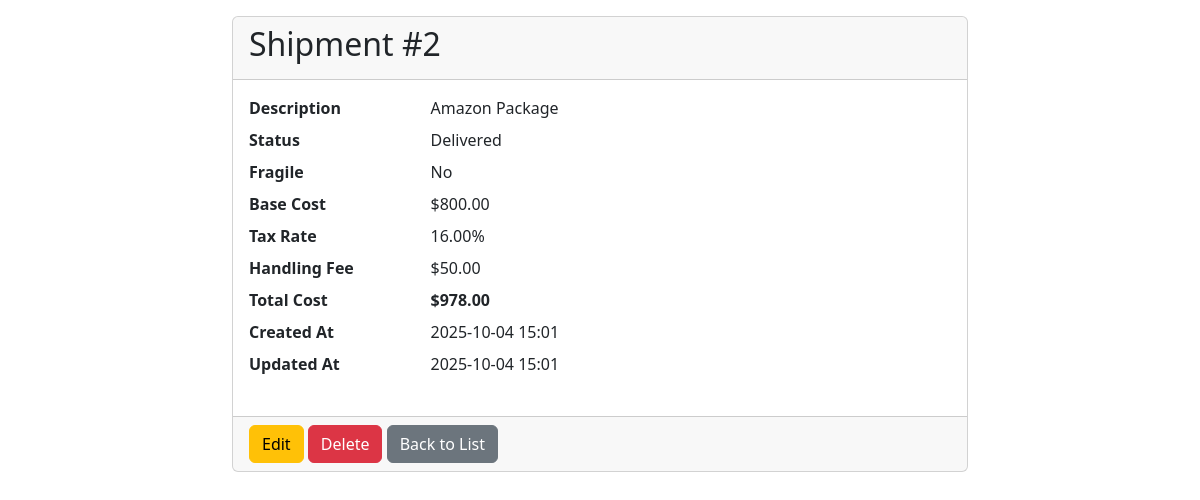
/shipments/2 (signed in), run on an earlier commit of the app's database.
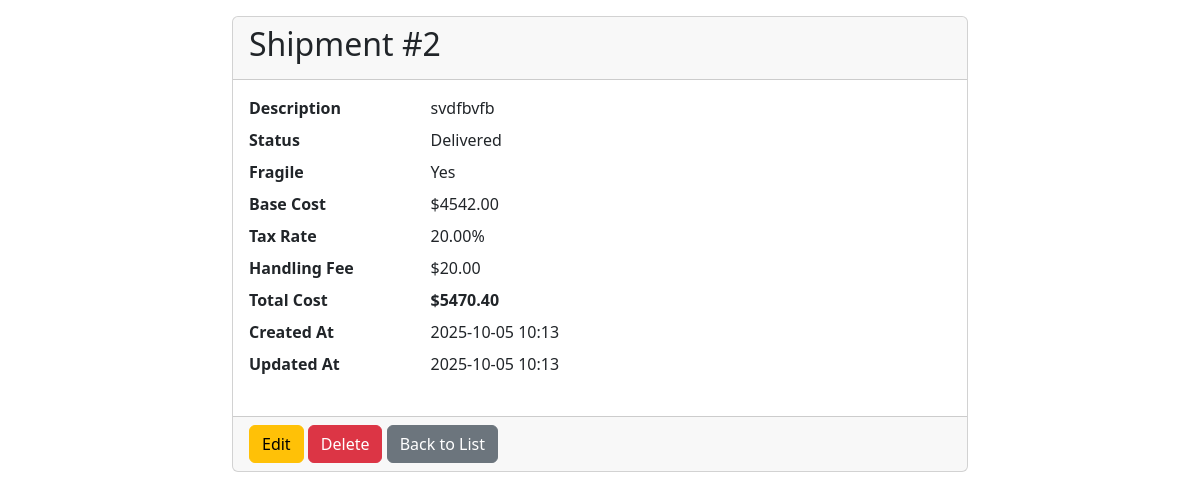
And on a later commit of the database.
### app.py (models this page shows, shortened)
class Shipment(db.Model):
    __tablename__ = "shipments"
    id = db.Column(db.Integer, primary_key=True)
    description = db.Column(db.Text, nullable=False)
    status = db.Column(SAEnum(ShipmentStatus), nullable=False, default=ShipmentStatus.pending)
    is_fragile = db.Column(db.Boolean, nullable=False, default=False)
    base_cost = db.Column(db.Float, nullable=False, default=0.0)
    tax_rate = db.Column(db.Float, nullable=False, default=0.0)
    handling_fee = db.Column(db.Float, nullable=False, default=0.0)
    created_at = db.Column(db.DateTime, default=datetime.utcnow)
    updated_at = db.Column(db.DateTime, default=datetime.utcnow, onupdate=datetime.utcnow)
    @property
    def total_cost(self):
        try:
            return round(self.base_cost * (1 + float(self.tax_rate)) + float(self.handling_fee), 2)
        except Exception:
            return None

### app.py (the view)
@app.route('/shipments/<int:shipment_id>')
@login_required
def view_shipment(shipment_id):
    s = Shipment.query.get_or_404(shipment_id)
    return render_template('shipments/view.html', shipment=s)

### app.py (called while the page is built)
@login_manager.user_loader
def load_user(user_id):
    return User.query.get(int(user_id))

### templates/shipments/view.html (shortened to what this page needs)
{% extends "base.html" %}
{% block content %}
<div class="row justify-content-center">
    <div class="col-md-8">
        <div class="card">
            <div class="card-header">
                <h2 class="card-title">Shipment #{{ shipment.id }}</h2>
            </div>
            <div class="card-body">
                <dl class="row">
                    <dt class="col-sm-3">Description</dt>
                    <dd class="col-sm-9">{{ shipment.description }}</dd>
                    <dt class="col-sm-3">Status</dt>
                    <dd class="col-sm-9">{{ shipment.status.value }}</dd>
                    <dt class="col-sm-3">Fragile</dt>
                    <dd class="col-sm-9">{% if shipment.is_fragile %}Yes{% else %}No{% endif %}</dd>
                    <dt class="col-sm-3">Base Cost</dt>
                    <dd class="col-sm-9">${{ "%.2f"|format(shipment.base_cost) }}</dd>
                    <dt class="col-sm-3">Tax Rate</dt>
                    <dd class="col-sm-9">{{ "%.2f"|format(shipment.tax_rate * 100) }}%</dd>
                    <dt class="col-sm-3">Handling Fee</dt>
                    <dd class="col-sm-9">${{ "%.2f"|format(shipment.handling_fee) }}</dd>
                    <dt class="col-sm-3">Total Cost</dt>
                    <dd class="col-sm-9"><b>${{ "%.2f"|format(shipment.total_cost) }}</b></dd>
                    <dt class="col-sm-3">Created At</dt>
                    <dd class="col-sm-9">{{ shipment.created_at.strftime('%Y-%m-%d %H:%M') }}</dd>
                    <dt class="col-sm-3">Updated At</dt>
                    <dd class="col-sm-9">{{ shipment.updated_at.strftime('%Y-%m-%d %H:%M') }}</dd>
                </dl>
            </div>
            <div class="card-footer">
                <a href="{{ url_for('edit_shipment', shipment_id=shipment.id) }}" class="btn btn-warning">Edit</a>
                <form method="POST" action="{{ url_for('delete_shipment', shipment_id=shipment.id) }}" style="display:inline;">
                    <button type="submit" class="btn btn-danger" onclick="return confirm('Are you sure you want to delete this shipment?');">Delete</button>
                </form>
                <a href="{{ url_for('list_shipments') }}" class="btn btn-secondary">Back to List</a>
            </div>
        </div>
    </div>
</div>
{% endblock %}

### templates/base.html (shortened to what this page needs)
<!doctype html>
<html lang="en">
<head>
  <link href="https://cdn.jsdelivr.net/npm/bootstrap@5.3.3/dist/css/bootstrap.min.css" rel="stylesheet">
  <link rel="stylesheet" href="{{ url_for('static', filename='css/style.css') }}">
</head>
<body>
  <div class="container">
    {% block content %}{% endblock %}
  </div>
</body>
</html>

What changed in the data, as far as the page shows it:
changed Shipment "Delivered": description "Amazon Package" → "svdfbvfb"; base_cost "800.00" → "4542.00"; shipment.tax_rate*100 "16.00" → "20.00"; handling_fee "50.00" → "20.00"; total_cost "978.00" → "5470.40"; created_at "2025-10-04 15:01" → "2025-10-05 10:13"; updated_at "2025-10-04 15:01" → "2025-10-05 10:13"
Also different on the page:
text no longer shown: "No"
text now shown: "Yes"
